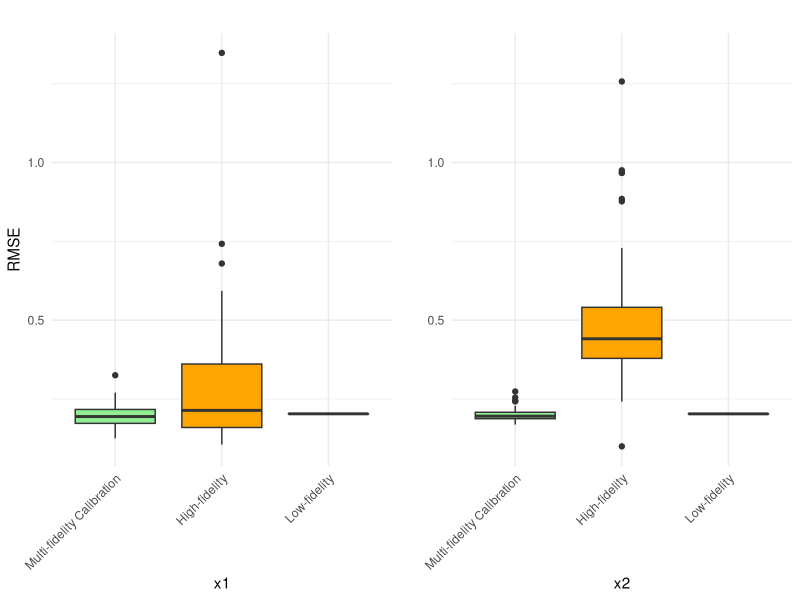
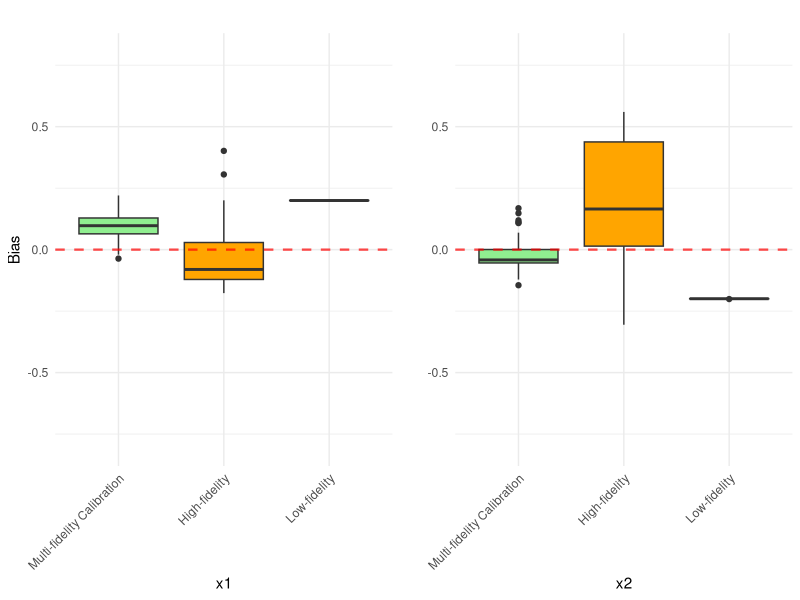

These figures' R source, in order:
#setwd("~/Downloads")
library(ggplot2)
library(tidyr)
library(gridExtra) 

# ==========================================
# Part 1: RMSE Boxplots
# ==========================================

# Read and process the first dataset (MSE)
result_df <- read.csv("x1_mse.csv", header = TRUE)
colnames(result_df) <- c("Low-fidelity", "High-fidelity", "Multi-fidelity Calibration")

# Convert MSE to RMSE
result_df <- sqrt(result_df)

# Read and process the second dataset (MSE)
result_df2 <- read.csv("x2_mse.csv", header = TRUE)
colnames(result_df2) <- c("Low-fidelity", "High-fidelity", "Multi-fidelity Calibration")

# Convert MSE to RMSE
result_df2 <- sqrt(result_df2)

# Calculate global Y-axis limits for RMSE plots
min_y <- min(c(min(result_df, na.rm = TRUE), min(result_df2, na.rm = TRUE)))
max_y <- max(c(max(result_df, na.rm = TRUE), max(result_df2, na.rm = TRUE)))

# Convert to long format
result_long1 <- pivot_longer(result_df, 
                             cols = everything(), 
                             names_to = "Method", 
                             values_to = "RMSE")
result_long1$Dataset <- "X1"

result_long2 <- pivot_longer(result_df2, 
                             cols = everything(), 
                             names_to = "Method", 
                             values_to = "RMSE")
result_long2$Dataset <- "X2"

# Fix the order of the methods on the X-axis
fixed_order <- c("Multi-fidelity Calibration", "High-fidelity", "Low-fidelity")
result_long1$Method <- factor(result_long1$Method, levels = fixed_order)
result_long2$Method <- factor(result_long2$Method, levels = fixed_order)

# Define consistent color mapping
fill_colors <- c("Multi-fidelity Calibration" = "lightgreen", 
                 "High-fidelity" = "orange", 
                 "Low-fidelity" = "lightblue")

# Plot RMSE boxplots
p1 <- ggplot(result_long1, aes(x = Method, y = RMSE, fill = Method)) +
  geom_boxplot() +
  scale_fill_manual(values = fill_colors) +
  scale_y_continuous(limits = c(min_y, max_y)) +  
  labs(title = "", x = "x1", y = "RMSE") +
  theme_minimal() +
  theme(legend.position = "none",
        axis.text.x = element_text(angle = 45, hjust = 1))

p2 <- ggplot(result_long2, aes(x = Method, y = RMSE, fill = Method)) +
  geom_boxplot() +
  scale_fill_manual(values = fill_colors) +
  scale_y_continuous(limits = c(min_y, max_y)) +  
  labs(title = "", x = "x2", y = "") +
  theme_minimal() +
  theme(legend.position = "none",
        axis.text.x = element_text(angle = 45, hjust = 1))

# Arrange RMSE plots side-by-side
grid.arrange(p1, p2, ncol = 2)

# ==========================================
# Part 2: Bias Boxplots
# ==========================================

# Read median data
result_df <- read.csv("x1_med.csv", header = TRUE)
colnames(result_df) <- c("Low-fidelity", "High-fidelity", "Multi-fidelity Calibration")

result_df2 <- read.csv("x2_med.csv", header = TRUE)
colnames(result_df2) <- c("Low-fidelity", "High-fidelity", "Multi-fidelity Calibration")

# Calculate Bias = Estimated - True Value (x1 true = -0.8, x2 true = 0.4)
bias_df1 <- result_df - (-0.8)
bias_df2 <- result_df2 - 0.4

# Convert Bias data to long format
result_long1 <- pivot_longer(bias_df1, 
                             cols = everything(), 
                             names_to = "Method", 
                             values_to = "Bias")
result_long1$Dataset <- "X1"

result_long2 <- pivot_longer(bias_df2, 
                             cols = everything(), 
                             names_to = "Method", 
                             values_to = "Bias")
result_long2$Dataset <- "X2"

# Apply the fixed X-axis order to the Bias datasets
result_long1$Method <- factor(result_long1$Method, levels = fixed_order)
result_long2$Method <- factor(result_long2$Method, levels = fixed_order)

# Plot Bias boxplots with standard limits (-0.8 to 0.8)
p1 <- ggplot(result_long1, aes(x = Method, y = Bias, fill = Method)) +
  geom_boxplot() +
  geom_hline(yintercept = 0, linetype = "dashed", color = "red", alpha = 0.7, linewidth = 0.8) +
  scale_fill_manual(values = fill_colors) +
  scale_y_continuous(limits = c(-0.8, 0.8)) +  
  labs(title = "", x = "x1", y = "Bias") +
  theme_minimal() +
  theme(legend.position = "none",
        axis.text.x = element_text(angle = 45, hjust = 1))

p2 <- ggplot(result_long2, aes(x = Method, y = Bias, fill = Method)) +
  geom_boxplot() +
  geom_hline(yintercept = 0, linetype = "dashed", color = "red", alpha = 0.7, linewidth = 0.8) +
  scale_fill_manual(values = fill_colors) +
  scale_y_continuous(limits = c(-0.8, 0.8)) +  
  labs(title = "", x = "x2", y = "") +     
  theme_minimal() +
  theme(legend.position = "none",
        axis.text.x = element_text(angle = 45, hjust = 1))

# Arrange Bias plots side-by-side
grid.arrange(p1, p2, ncol = 2)
